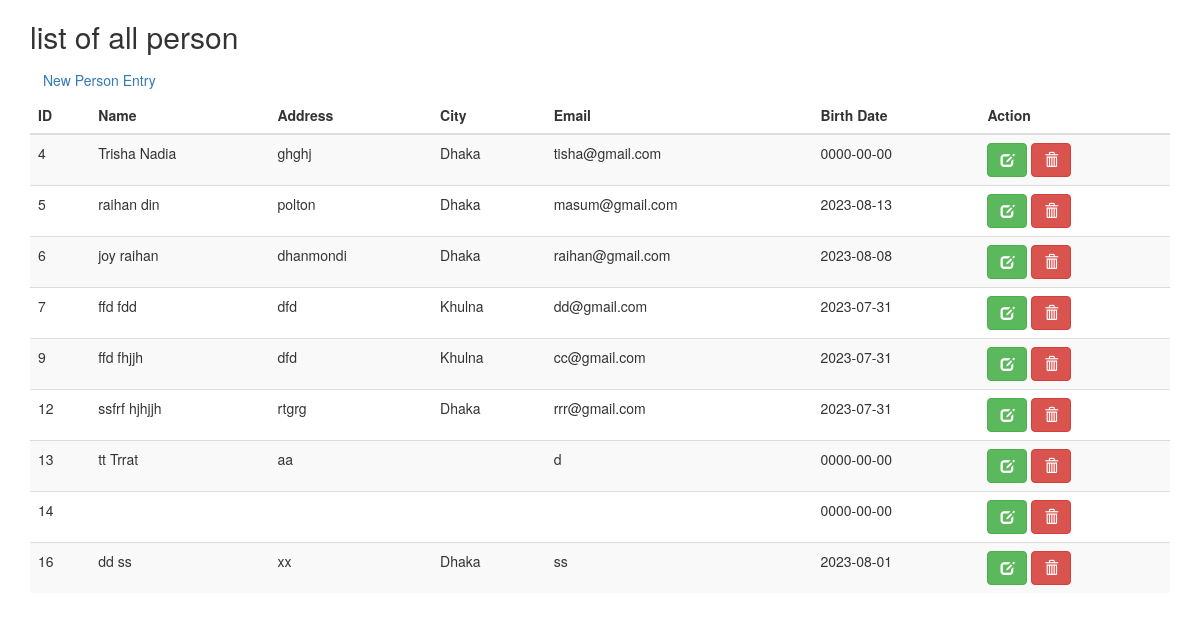
Page /php_crud/index.php on the committed database.
### tables this page shows
CREATE TABLE `persons` (
  `PersonID` int(11) NOT NULL,
  `LastName` varchar(255) DEFAULT NULL,
  `FirstName` varchar(255) DEFAULT NULL,
  `Address` varchar(255) DEFAULT NULL,
  `City` varchar(255) DEFAULT NULL,
  `email_address` varchar(100) DEFAULT NULL,
  `dob` date DEFAULT NULL
);

### php_crud/index.php (the view, shortened to what this page needs)
<?php require_once("db_config.php");?>
<!DOCTYPE html>
<html lang="en">
<head>
  <link rel="stylesheet" href="https://maxcdn.bootstrapcdn.com/bootstrap/3.4.1/css/bootstrap.min.css">
</head>
<body>
    <?php
        $sql = "SELECT * FROM persons";
        $result = $db->query($sql);
    ?>
<div class="container">
  <h2>list of all person</h2>
  <a href="Entry_From.php" class="btn btn_success">New Person Entry</a>
  <table class="table table-striped">
    <thead>
      <tr>
        <th>ID</th>
        <th>Name</th>
        <th>Address</th>
        <th>City</th>
        <th>Email</th>
        <th>Birth Date</th>
        <th>Action</th>
      </tr>
    </thead>
    <tbody>
<?php
while($row = $result->fetch_object()):?>
 <tr>
        <td><?php echo $row->PersonID?></td>
        <td><?php echo $row->FirstName . " " . $row->LastName?></td>
        <td><?php echo $row->Address?></td>
        <td><?php echo $row->City?></td>
        <td><?php echo $row->email_address?></td>
        <td><?php echo $row->dob?></td>
        <td><a class="btn btn-success" href="edit.php? id=<?php echo $row->PersonID?>"><samp class="glyphicon glyphicon-edit "></samp></a>
        <a class="btn btn-danger" href="delete.php?id=<?php echo $row->PersonID?>" onclick="return confirm('Are you sure to delete')"><span class="glyphicon glyphicon-trash"></span></a></td>
      </tr>
      <?php  endwhile;?>
    </tbody>
  </table>
</div>
</body>
</html>

### rows in the picture
persons: PersonID "4", FirstName "Trisha", LastName "Nadia", Address "ghghj", City "Dhaka", email_address "tisha@gmail.com", dob "0000-00-00"
persons: PersonID "5", FirstName "raihan", LastName "din", Address "polton", City "Dhaka", email_address "masum@gmail.com", dob "2023-08-13"
persons: PersonID "6", FirstName "joy", LastName "raihan", Address "dhanmondi", City "Dhaka", email_address "raihan@gmail.com", dob "2023-08-08"
persons: PersonID "7", FirstName "ffd", LastName "fdd", Address "dfd", City "Khulna", email_address "dd@gmail.com", dob "2023-07-31"
persons: PersonID "9", FirstName "ffd", LastName "fhjjh", Address "dfd", City "Khulna", email_address "cc@gmail.com", dob "2023-07-31"
persons: PersonID "12", FirstName "ssfrf", LastName "hjhjjh", Address "rtgrg", City "Dhaka", email_address "rrr@gmail.com", dob "2023-07-31"
persons: PersonID "13", FirstName "tt", LastName "Trrat", Address "aa", email_address "d", dob "0000-00-00"
persons: PersonID "14", dob "0000-00-00"
persons: PersonID "16", FirstName "dd", LastName "ss", Address "xx", City "Dhaka", email_address "ss", dob "2023-08-01"
